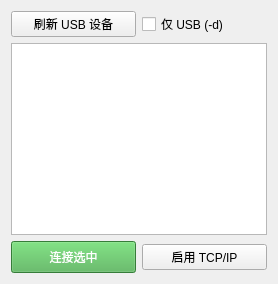
             <widget class="QWidget" name="tab_usb">
              <attribute name="title">
               <string>USB 连接</string>
              </attribute>
              <layout class="QVBoxLayout" name="verticalLayout_usb">
               <item>
                <layout class="QHBoxLayout" name="horizontalLayout_usbRefresh">
                 <item>
                  <widget class="QPushButton" name="btn_refreshUSB">
                   <property name="toolTip">
                    <string>扫描通过 USB 连接的设备 (adb devices)</string>
                   </property>
                   <property name="text">
                    <string>刷新 USB 设备</string>
                   </property>
                   <property name="icon">
                    <iconset theme="view-refresh"/>
                   </property>
                  </widget>
                 </item>
                 <item>
                  <widget class="QCheckBox" name="checkBox_selectUSB">
                   <property name="toolTip">
                    <string>--select-usb: 仅选择 USB 设备</string>
                   </property>
                   <property name="text">
                    <string>仅 USB (-d)</string>
                   </property>
                  </widget>
                 </item>
                </layout>
               </item>
               <item>
                <widget class="QListWidget" name="listWidget_usbDevices">
                 <property name="minimumSize">
                  <size>
                   <width>0</width>
                   <height>100</height>
                  </size>
                 </property>
                 <property name="toolTip">
                  <string>USB 连接的设备列表</string>
                 </property>
                 <property name="alternatingRowColors">
                  <bool>true</bool>
                 </property>
                 <property name="selectionMode">
                  <enum>QAbstractItemView::SelectionMode::ExtendedSelection</enum>
                 </property>
                </widget>
               </item>
               <item>
                <layout class="QHBoxLayout" name="horizontalLayout_usbActions">
                 <item>
                  <widget class="QPushButton" name="btn_connectUSB">
                   <property name="styleSheet">
                    <string>QPushButton { background-color: #4CAF50; color: white; padding: 6px; }</string>
                   </property>
                   <property name="text">
                    <string>连接选中</string>
                   </property>
                  </widget>
                 </item>
                 <item>
                  <widget class="QPushButton" name="btn_enableTCPIP">
                   <property name="toolTip">
                    <string>--tcpip: 为选中设备启用无线连接</string>
                   </property>
                   <property name="text">
                    <string>启用 TCP/IP</string>
                   </property>
                  </widget>
                 </item>
                </layout>
               </item>
              </layout>
             </widget>
